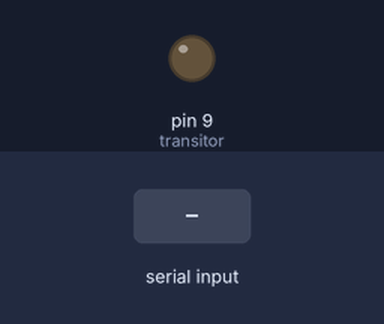
Simulated run of this sketch. Board: Arduino Uno, built with avr-gcc and run on an emulated ATmega328P. Shown: output pins drawn as LEDs (lit = HIGH). The inputs (shaded band) are chosen by the test bench. What the sketch prints to the serial monitor is not drawn.

Above: at 1.2 s.
1.3 s: "1" received over Serial
At 1.62 s:
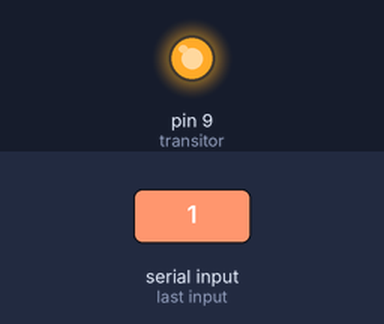
Timing chart, 0 to 4.3 s (numbered marks = the images above; inputs shaded):
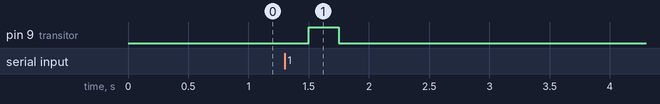

Measured:
- after the input at 1.3 s, pin 9 (transitor): LOW → HIGH after 0.20 s, → LOW 0.25 s later

The sketch:

12_Transitor.ino
```cpp
//transitor y Relay
const int transitor = 9;
char state = '0';

void setup()

{
    pinMode(transitor, OUTPUT);
    Serial.begin(9600);
}
void loop()
{
    // digitalWrite(transitor, HIGH);
    // delay(2000);
    // digitalWrite(transitor, LOW);
    // delay(2000);
    // for (int i = 0; i < 255; i++)
    // {
    //     analogWrite(transitor, i);
    //     delay(15);
    // }
    state =  Serial.read();
    if (state == '1')
    {
        digitalWrite(transitor, HIGH);
    }
    else
    {
        digitalWrite(transitor, LOW);
    }
    Serial.print(state);
    delay(250);
}
```
